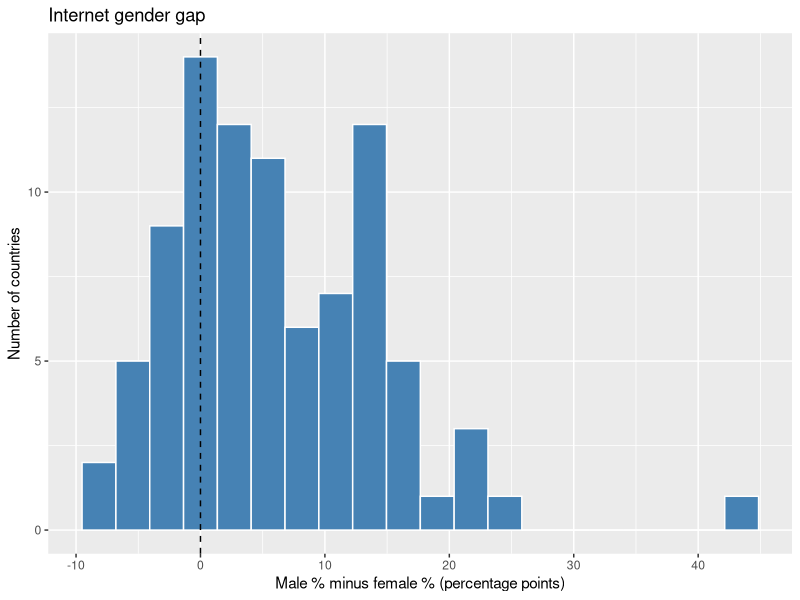
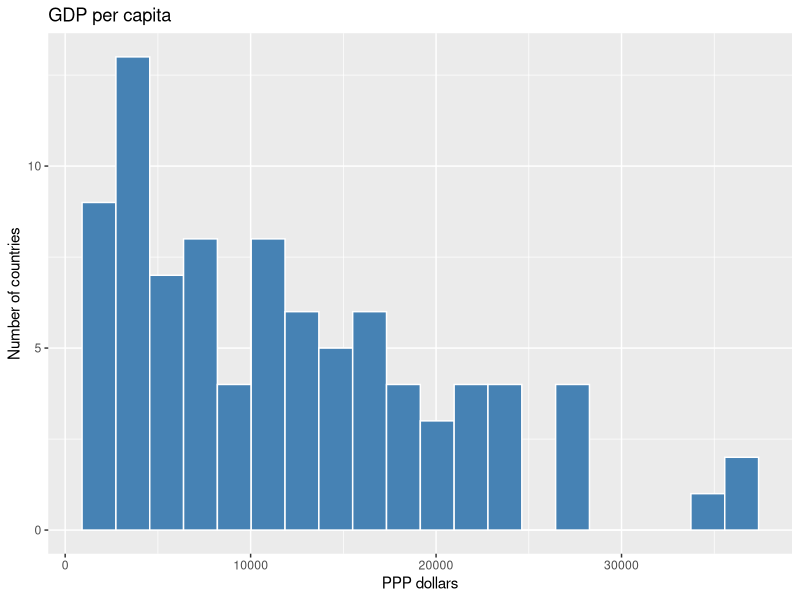
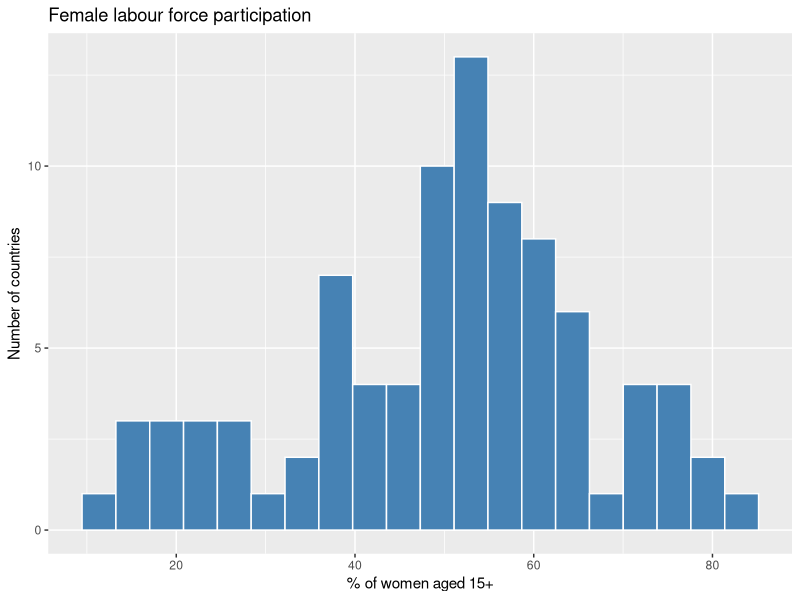
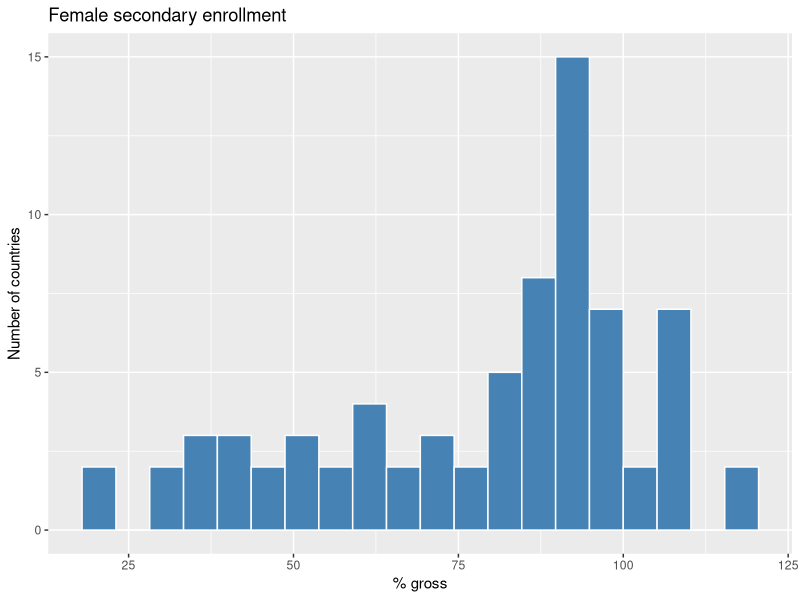

The R source for these figures, in order:
## ---- chunk 1
knitr::opts_chunk$set(echo = TRUE, message = FALSE, warning = FALSE)
library(tidyverse)
## ---- chunk 2
internet  <- read_csv("data_raw/source1_internet_gender_findex.csv",
                      show_col_types = FALSE)
outcomes  <- read_csv("data_raw/source2_outcomes_worldbank.csv",
                      show_col_types = FALSE)
inequality <- read_csv("data_raw/source3_gii_undp.csv",
                       show_col_types = FALSE)
## ---- chunk 3
dim(internet)
names(internet)
head(internet, 3)
## ---- chunk 4
dim(outcomes)
names(outcomes)
head(outcomes, 3)
## ---- chunk 5
dim(inequality)
names(inequality)
head(inequality, 3)
## ---- chunk 6
sum(duplicated(internet$country_code))
sum(duplicated(outcomes$country_code))
sum(duplicated(inequality$country_code))
## ---- chunk 7
anti_join(internet, outcomes, by = "country_code") %>%
  select(country_code, country_name)

anti_join(internet, inequality, by = "country_code") %>%
  select(country_code, country_name)
## ---- chunk 8
name_check <- internet %>%
  select(country_code, name_worldbank = country_name) %>%
  inner_join(inequality %>% select(country_code, name_undp = country_name),
             by = "country_code")

name_check %>% filter(name_worldbank != name_undp)
## ---- chunk 9
name_check %>%
  summarise(total = n(),
            same_spelling      = sum(name_worldbank == name_undp),
            different_spelling = sum(name_worldbank != name_undp))
## ---- chunk 10
data <- internet %>%
  left_join(outcomes,   by = "country_code") %>%
  left_join(inequality, by = "country_code")

dim(data)
## ---- chunk 11
nrow(internet)                    # before
nrow(data)                        # after
sum(duplicated(data$country_code))  # should be 0
## ---- chunk 12
data <- data %>%
  select(-country_name.y, -country_name) %>%
  rename(country = country_name.x)
## ---- chunk 13
data <- data %>%
  mutate(
    gap_diff  = internet_men - internet_women,   # percentage points; + means men ahead
    gap_ratio = internet_women / internet_men    # 1.0 means equal
  )
## ---- chunk 14
data <- data %>% filter(country != "Kosovo")
nrow(data)
## ---- chunk 15
data <- data %>% mutate(log_gdp = log(gdp_pc_ppp))
## ---- chunk 16
data <- data %>%
  select(country_code, country,
         internet_women, internet_men, gap_diff, gap_ratio,
         gdp_pc_ppp, log_gdp, flfp, sec_enroll_fem_gross,
         internet_total, urban_pct, gender_inequality_index)

dim(data)
names(data)
## ---- chunk 17
nrow(data)
sum(duplicated(data$country_code))
## ---- chunk 18
data %>%
  summarise(across(c(gap_diff, gdp_pc_ppp, flfp, sec_enroll_fem_gross,
                     internet_total, urban_pct, gender_inequality_index),
                   ~ sum(is.na(.)))) %>%
  pivot_longer(everything(), names_to = "variable", values_to = "missing") %>%
  arrange(desc(missing))
## ---- chunk 19
summary(data$gap_diff)

ggplot(data, aes(x = gap_diff)) +
  geom_histogram(bins = 20, fill = "steelblue", colour = "white") +
  geom_vline(xintercept = 0, linetype = "dashed") +
  labs(title = "Internet gender gap",
       x = "Male % minus female % (percentage points)",
       y = "Number of countries")
## ---- chunk 20
data %>% arrange(desc(gap_diff)) %>%
  select(country, internet_women, internet_men, gap_diff) %>% head(5)

data %>% arrange(gap_diff) %>%
  select(country, internet_women, internet_men, gap_diff) %>% head(5)
## ---- chunk 21
summary(data$gdp_pc_ppp)

ggplot(data, aes(x = gdp_pc_ppp)) +
  geom_histogram(bins = 20, fill = "steelblue", colour = "white") +
  labs(title = "GDP per capita", x = "PPP dollars", y = "Number of countries")
## ---- chunk 22
summary(data$flfp)

ggplot(data, aes(x = flfp)) +
  geom_histogram(bins = 20, fill = "steelblue", colour = "white") +
  labs(title = "Female labour force participation",
       x = "% of women aged 15+", y = "Number of countries")
## ---- chunk 23
summary(data$sec_enroll_fem_gross)

ggplot(data, aes(x = sec_enroll_fem_gross)) +
  geom_histogram(bins = 20, fill = "steelblue", colour = "white") +
  labs(title = "Female secondary enrollment",
       x = "% gross", y = "Number of countries")
## ---- chunk 24
if (!dir.exists("data_clean")) dir.create("data_clean")
write_csv(data, "data_clean/analysis_data.csv")
